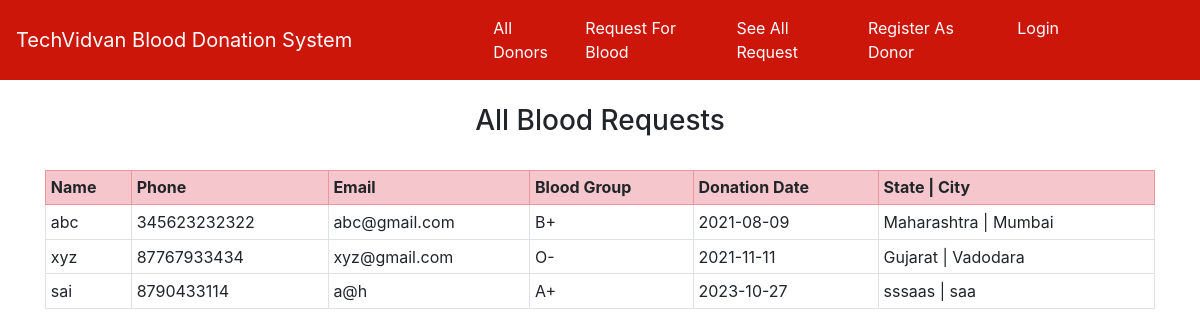
The app's page /see_all_request/ with its own data.
### home/models.py (models this page shows, shortened)
class RequestBlood(models.Model):
    name = models.CharField(max_length=100)
    email = models.EmailField()
    phone = models.CharField(max_length=20)
    state = models.CharField(max_length=200, blank=True)
    city = models.CharField(max_length=300, blank=True)
    address = models.CharField(max_length=500, blank=True)
    blood_group = models.ForeignKey(BloodGroup, on_delete=models.CASCADE)
    date = models.CharField(max_length=100, blank=True)

class BloodGroup(models.Model):
    name = models.CharField(max_length=5)
    def __str__(self):
        return self.name

### home/views.py (the view)
# urls.py: path("see_all_request/", views.see_all_request, name="see_all_request"),
def see_all_request(request):
    requests = RequestBlood.objects.all()
    return render(request, "see_all_request.html", {'requests':requests})

### home/templates/see_all_request.html (shortened to what this page needs)
{% extends 'base.html' %}
{% block body %}
<div class="container">
{% if requests %}
<h3 class="text-center">All Blood Requests</h3>
<br>
<table class="table table-sm table-bordered">
  <tr class="table-danger">
    <th>Name</th>
    <th>Phone</th>
    <th>Email</th>
    <th>Blood Group</th>
    <th>Donation Date</th>
    <th>State | City</th>
  </tr>
  {% for i in requests %}
    <tr>
      <td>{{i.name}}</td>
      <td>{{i.phone}}</td>
      <td>{{i.email}}</td>
      <td>{{i.blood_group}}</td>
      <td>{{i.date}}</td>
      <td>{{i.state}} | {{i.city}}</td>
    </tr>
  {% endfor %}
</table>
{% else %}
<h2>No Blood Request Available</h2>
{% endif %}
</div>
{% endblock %}

### records on screen
RequestBlood: name "abc", phone "345623232322", email "abc@gmail.com", blood_group "B+", date "2021-08-09", state "Maharashtra", city "Mumbai"
RequestBlood: name "xyz", phone "87767933434", email "xyz@gmail.com", blood_group "O-", date "2021-11-11", state "Gujarat", city "Vadodara"
RequestBlood: name "sai", phone "8790433114", email "a@h", blood_group "A+", date "2023-10-27", state "sssaas", city "saa"
